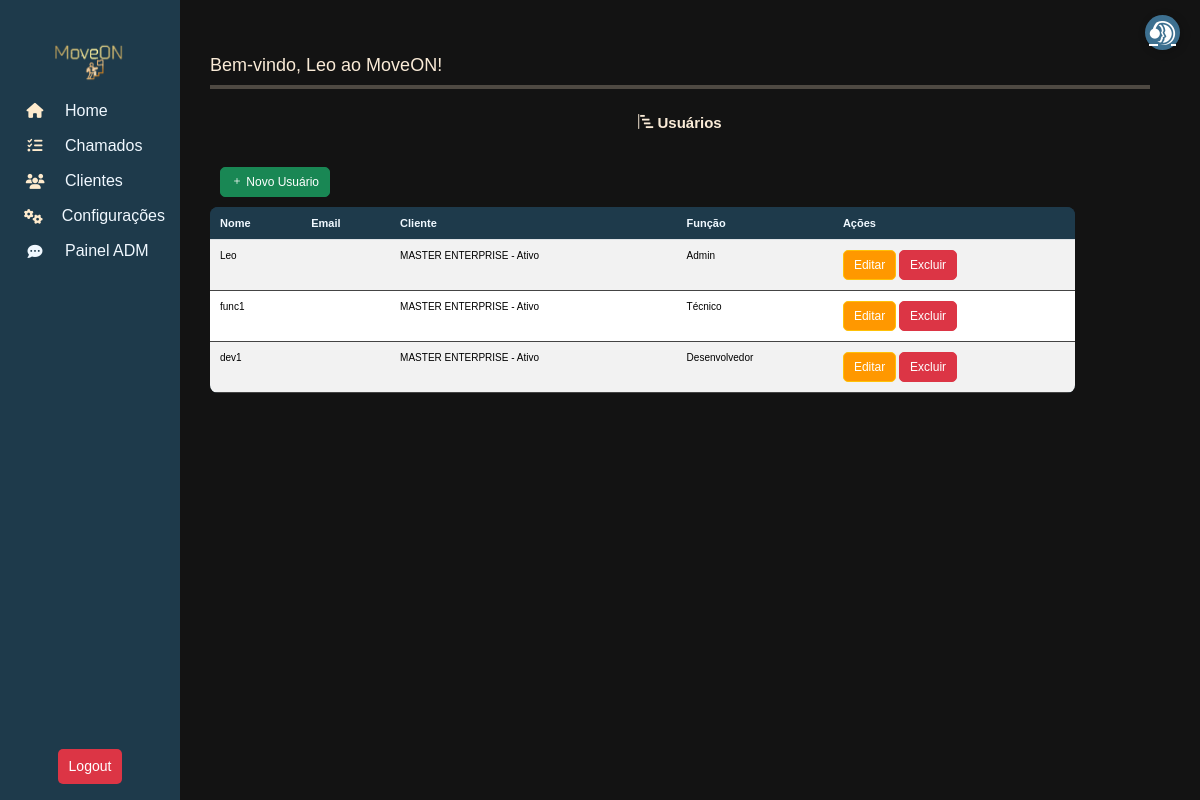
The app's page /move/users/list (signed in), older data.
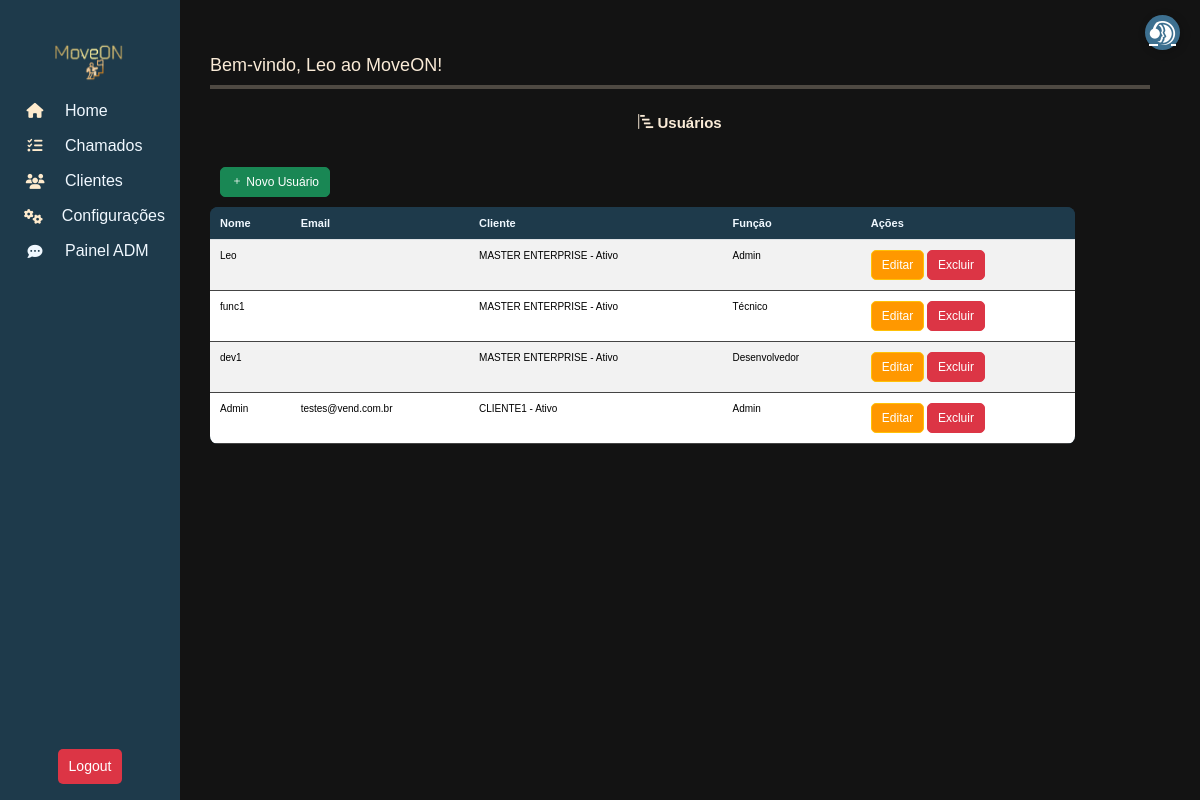
The same page, newer data.
### move_on/models.py (models this page shows, shortened)
class User(AbstractUser):
    client = models.ForeignKey(Profile, on_delete=models.CASCADE, related_name="users", null=True, blank=True, db_column='client')
    role = models.ForeignKey(Role, on_delete=models.SET_NULL, null=True, blank=True, db_column='role')
    groups = models.ManyToManyField(
        'auth.Group',
        related_name='move_on_users',
        blank=True
    )
    user_permissions = models.ManyToManyField(
        'auth.Permission',
        related_name='move_on_users',
        blank=True
    )
    class Meta:
        db_table = "users"

class Profile(models.Model):
    name = models.CharField("Nome da Empresa", max_length=150)
    document = models.CharField("CPF/CNPJ", max_length=18, unique=True)
    email = models.EmailField("E-mail", unique=True)
    phone = models.CharField("Telefone", max_length=20, blank=True, null=True)
    active = models.BooleanField("Ativo?", default=True)
    created_at = models.DateTimeField("Criado em", auto_now_add=True)
    class Meta:
        db_table = "profiles"
    def __str__(self):
        return f"{self.name} - {'Ativo' if self.active else 'Inativo'}"

class Role(models.Model):
    name = models.CharField("Nome do Papel", max_length=50, unique=True)
    description = models.TextField("Descrição", blank=True, null=True)
    class Meta:
        db_table = "roles"
    def __str__(self):
        return self.name

### move_on/views.py (the view)
# urls.py: path("users/list", UserListView.as_view(), name="user_list"),
class UserListView(LoginRequiredMixin, ListView):
    model = User
    template_name = "User/user_list.html"
    context_object_name = "users"

### move_on/templates/User/user_list.html (shortened to what this page needs)
{% extends "Menu/menu.html" %}
{% block content %}
<link rel="stylesheet" href="https://cdn.jsdelivr.net/npm/bootstrap-icons/font/bootstrap-icons.css" />
<h4 style="margin: 25px; text-align: center">
  <i class="bi bi-bar-chart-steps"></i> Usuários
</h4>
<a href="{% url 'user_form' %}" class="btn btn-success" style="margin: 10px">
  <i class="bi bi-plus"></i> Novo Usuário
</a>
<div class="table-responsive">
  <table class="table table-sm table-striped" id="ticketTable">
    <thead class="text-center">
      <tr>
        <th>Nome</th>
        <th>Email</th>
        <th>Cliente</th>
        <th>Função</th>
        <th>Ações</th>
      </tr>
    </thead>
    <tbody>
      {% for user in users %}
      <tr>
        <td>{{ user.username }}</td>
        <td>{{ user.email }}</td>
        <td>{{ user.client }}</td>
        <td>{{ user.role }}</td>
        <td>
          <a href="{% url 'user_update' user.id %}" class="btn btn-sm btn-warning">Editar</a>
          <a href="{% url 'user_delete' user.id %}" class="btn btn-sm btn-danger">Excluir</a>
        </td>
      </tr>
      {% empty %}
      <tr>
        <td colspan="5" class="text-center">Nenhuma Equipe encontrada.</td>
      </tr>
      {% endfor %}
    </tbody>
  </table>
</div>
<link rel="stylesheet" href="https://code.jquery.com/ui/1.12.1/themes/smoothness/jquery-ui.css">
{% endblock %}

### move_on/templates/Menu/menu.html (shortened to what this page needs)
{% load static %}
<head>
  <link href="https://cdn.jsdelivr.net/npm/bootstrap@5.3.3/dist/css/bootstrap.min.css" rel="stylesheet" />
  <link rel="stylesheet" href="https://cdnjs.cloudflare.com/ajax/libs/font-awesome/6.5.1/css/all.min.css" />
  <link rel="stylesheet" href="{% static 'css/styles.css' %}" />
</head>
<body>
  <nav class="sidebar">
    <h6> <img src="{% static 'image/moveon.png' %}" style="width: 100px; height:50px;"></h6>
    {% if user.is_authenticated %}
    <a href="/" data-bs-toggle="tooltip" data-bs-placement="right" title="Home">
      <i class="fas fa-home"></i> <span>Home</span>
    </a>
    <a href="{% url 'ticket_list' %}" data-bs-toggle="tooltip" data-bs-placement="right" title="Chamados">
      <i class="fas fa-tasks"></i> <span>Chamados</span>
    </a>
    <a href="{%url 'profile_list'%}" data-bs-toggle="tooltip" data-bs-placement="right" title="Clientes">
      <i class="fas fa-users"></i> <span>Clientes</span>
    </a>
    <a href="{% url 'params' %}" data-bs-toggle="tooltip" data-bs-placement="right" title="Configurações">
      <i class="fas fa-cogs"></i> <span>Configurações</span>
    </a>
    <a href="{% url 'chat_admin_panel' %}" data-bs-toggle="tooltip" data-bs-placement="right" title="Painel">
      <i class="fa-solid fa-comment-dots"></i><span>Painel ADM</span>
    </a>
    <form method="POST" action="{% url 'logout' %}">
      <button type="submit" class="btn btn-danger-2 w-100">Logout</button>
    </form>
    {% else %}
    <p>Necessário estar logado</p>
    {% endif %}
  </nav>
  <div class="content">
    <h3>
      {% block title %}Bem-vindo, {{ user.username }} ao MoveON!{% endblock %}
    </h3>
    <div class="bar-tab-color-preview">
      <hr style="border: none; height: 4px; background-color:blanchedalmond; margin: 0;">
    </div>
    <p>{% block content %}{% endblock %}</p>
  </div>
  <a href="{% url 'ticket_form' %}" class="support-btn" data-bs-toggle="tooltip" data-bs-placement="left"
    title="Novo Chamado">
    <i class="fa-brands fa-teamspeak"></i>
  </a>
</body>
</html>

### move_on/static/css/styles.css (style rules this page uses)
body { background-color: rgb(19, 19, 19); }
* { font-family: Verdana, Geneva, Tahoma, sans-serif; }
.sidebar { width: 60px; height: 100vh; background: #1e3a4b; position: fixed; top: 0; left: 0; display: flex; flex-direction: column; align-items: center; padding-top: 35px; transition: width 0.5s ease; }
h4, h6 { color: antiquewhite; font-weight: bolder; font-size: 15px; }
h3 { color: antiquewhite; font-size: 18px; }
.sidebar a { text-decoration: none; color: aliceblue; display: flex; align-items: center; gap: 10px; padding: 15px; width: 100%; white-space: nowrap; overflow: hidden; }
.sidebar a i { font-size: 15px; width: 40px; text-align: center; }
.sidebar a span { display: none; }
.content { margin-left: 160px; padding: 50px; margin-top: 5px; }
.fa-home { color: blanchedalmond; }
.fa-tasks { color: blanchedalmond; }
.fa-users { color: blanchedalmond; }
.fa-cogs { color: blanchedalmond; }
.support-btn { position: fixed; top: 15px; right: 20px; background: #3d7090; color: white; border-radius: 50%; width: 35px; height: 35px; display: flex; align-items: center; justify-content: center; font-size: 1.5rem; box-shadow: 2px 2px 10px rgba(0, 0, 0, 0.2); transition: transform 0.2s ease-in-out; z-index: 1000; }
.table { width: 92%; border-collapse: collapse; background-color: #1e3a4b; border-radius: 8px; overflow: hidden; }
.table th { background-color: #1e3a4b; color: aliceblue; padding: 10px; text-align: left; font-size: 11px; }
.table td { padding: 10px; border-bottom: 1px solid #444; font-size: 10px; }
.table tbody tr:nth-child(even) { background-color: #1e3a4b; }
.btn { padding: 5px 10px; font-size: 12px; border-radius: 5px; }
.btn-warning { background-color: #ff9800; color: white; }
.btn-danger-2 { background-color: #dc3545; color: white; padding: 10px 20px; border-radius: 5px; margin-top: 50vh; }
@media (min-width: 820px) { .btn-danger-2 { margin-top: 60vh; font-size: 14px; padding: 6px 10px; } }

Row changes from the older to the newer data that the page shows:
added User: username "Admin", email "testes@vend.com.br", client "CLIENTE1 - Ativo", role "Admin"
